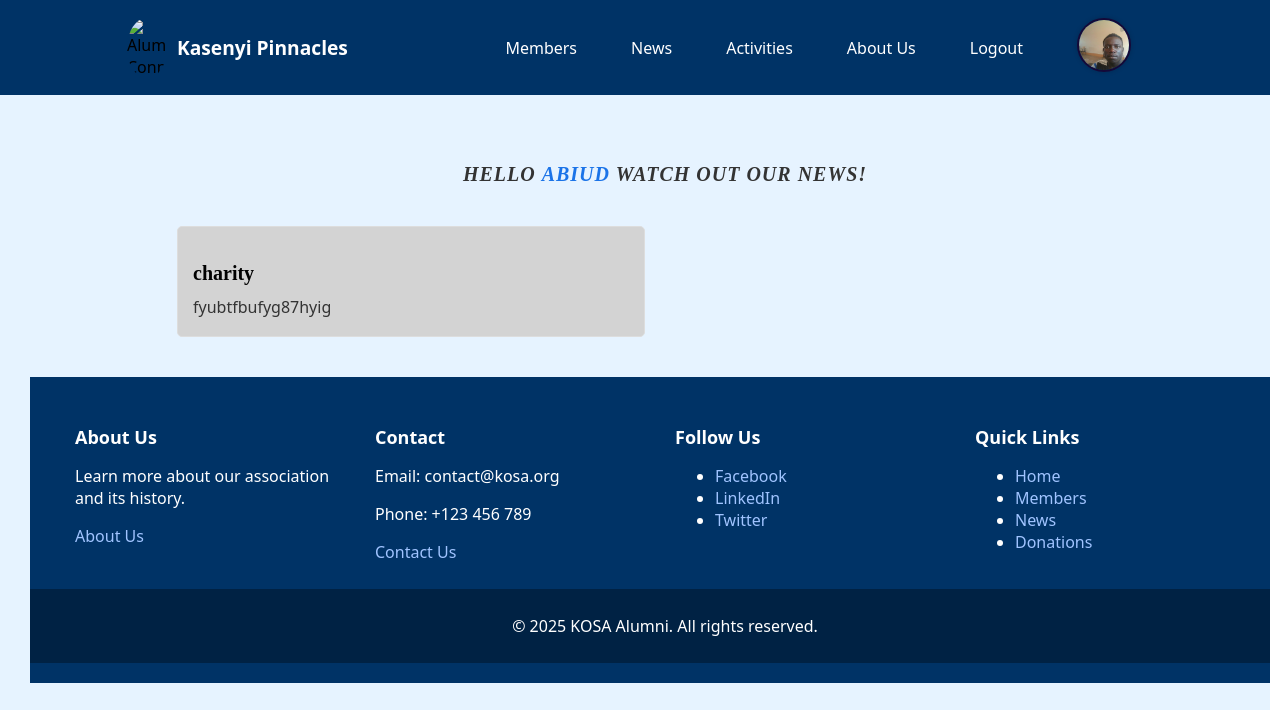
Page /news/ (signed in) on the committed database.
### members_app/models.py (models this page shows, shortened)
class Profile(models.Model):
    full_name = models.TextField(max_length=50, blank=True)
    user = models.OneToOneField(User, on_delete=models.CASCADE)
    bio = models.TextField(max_length=500, blank=True)
    current_employer= models.TextField(max_length=5, blank=True)
    graduation_year = models.PositiveIntegerField(null=True, blank=True)
    profile_picture = models.ImageField(upload_to='profile_images/',default='profile_images/Avatar.jpg',null=True, blank=True)

### posts_app/models.py (models this page shows, shortened)
class Post(models.Model):
    id = models.AutoField(primary_key=True)
    Title = models.CharField(max_length=500, blank=False)
    content= models.TextField(max_length=5000, blank=True)
    image= models.ImageField(upload_to='news_images/', null=True, blank=True)

### posts_app/views.py (the view)
# urls.py: path('', views.news_list_view, name='news_list'),
def news_list_view(request):
    posts = Post.objects.all()
    current_user_profile = getattr(request.user, 'profile', None)
    if not current_user_profile:
        current_user_profile = Profile.objects.get_or_create(user=request.user)[0]
    current_user_profile.refresh_from_db()  # Force reload from the database
    return render(request, 'news_list.html', {
        'news': posts,
        'current_user_profile': current_user_profile
    })

### templates/news_list.html
{% extends 'base.html' %}
{% block content %}
    <h1> Hello <span class="username">{{ user.username }}</span> watch out our news!</h1>
    <div class="news-container">
        {% for post in news %}
            <div class="news-post">
                <h3>{{ post.Title }}</h3>
                <p>{{ post.content }}</p>
            </div>
        {% empty %}
            <div class="no-news">
                <p>No news yet.</p>
            </div>
        {% endfor %}
    </div>
{% endblock %}

### templates/base.html (shortened to what this page needs)
<!DOCTYPE html>
<html lang="en">
  <head>
    {% load cloudinary %}
    {% load static %}
    <link rel="stylesheet" href="{% static 'css/style.css' %}?v=1.1" />
  </head>
  <body>
    {% if user.is_authenticated %}
      <nav>
        <div class="container">
          <div class="nav-brand">
            <img src="{% static 'images/logo.png' %}" alt="Alumni Connect" class="logo" />
            <span>Kasenyi Pinnacles</span>
          </div>
          <div class="nav-links">
            <a href="{% url 'members:member_list' %}" class="nav-link">Members</a>
            <a href="{% url 'news:news_list' %}" class="nav-link">News</a>
            <a href="{% url 'activities:activities' %}" class="nav-link">Activities</a>
            <a href="{% url 'about:about_us'%}" class="nav-link">About Us</a>
            <a href="{% url 'logout' %}" class="nav-link">Logout</a>
            <a href="{% url 'members:profile_edit' %}" class="nav-link">
              {% if current_user_profile.profile_picture %}
                <img src="{{ current_user_profile.profile_picture.url }}" class="profile-pic" alt="Your profile" onerror="this.onerror=null;src='/static/images/Avatar.jpg'" />
              {% else %}
                <img src="/static/images/Avatar.jpg" class="profile-pic" alt="Your profile" />
              {% endif %}
            </a>
          </div>
        </div>
      </nav>
    {% endif %}
    <div class="container">
      {% block content %}
      {% endblock %}
    </div>
  </body>
  <footer class="kosa-footer">
    <div class="footer-container">
        <div class="footer-section">
            <h3>About Us</h3>
            <p>Learn more about our association and its history.</p>
            <a href="/about/">About Us</a>
        </div>
        <div class="footer-section">
            <h3>Contact</h3>
            <p>Email: contact@kosa.org</p>
            <p>Phone: +123 456 789</p>
            <a href="/contact/">Contact Us</a>
        </div>
        <div class="footer-section">
            <h3>Follow Us</h3>
            <ul class="social-links">
                <li><a href="https://facebook.com/kosa" target="_blank">Facebook</a></li>
                <li><a href="https://linkedin.com/company/kosa" target="_blank">LinkedIn</a></li>
                <li><a href="https://twitter.com/kosa" target="_blank">Twitter</a></li>
            </ul>
        </div>
        <div class="footer-section">
            <h3>Quick Links</h3>
            <ul>
                <li><a href="/">Home</a></li>
                <li><a href="/members/">Members</a></li>
                <li><a href="/news/">News</a></li>
                <li><a href="/donations/">Donations</a></li>
            </ul>
        </div>
    </div>
    <div class="footer-bottom">
        <p>&copy; 2025 KOSA Alumni. All rights reserved.</p>
    </div>
</footer>
</html>

### static/css/style.css (style rules this page uses)
body { font-family: Arial, sans-serif; margin: 0; padding: 0; background-color: #f4f4f4; }
html, body { overflow-x: hidden; width: 100%; }
img { max-width: 100%; height: auto; }
.container { width: 80%; margin: 0 auto; padding: 120px 20px 20px; max-width: 100%; overflow-x: auto; }
.container h1 { color: #333; margin-bottom: 20px; font-size: 20px; font-family: "Montserrat"; font-style: italic; font-size: 20px; text-align: center; }
nav { background-color: #003366; padding: 10px 0; position: fixed; top: 0; left: 0; width: 100%; z-index: 1000; }
nav .container { display: flex; justify-content: space-between; align-items: center; padding: 0 20px; }
.nav-brand { display: flex; align-items: center; }
.nav-brand .logo { max-width: 40px; height: auto; margin-right: 10px; border-radius: 50%; }
.nav-brand span { color: #fff; font-size: 1.2rem; font-weight: bold; }
.nav-links { display: flex; align-items: center; }
.nav-links a { color: #fff; text-decoration: none; margin-left: 30px; padding: 8px 12px; border-radius: 4px; }
.news-container { display: flex; flex-wrap: wrap; gap: 20px; padding: 20px; }
.news-post { flex: 1 1 100%; max-width: 100%; border: 1px solid #ddd; border-radius: 5px; padding: 15px; background-color: lightgray; box-sizing: border-box; }
.news-post h3 { font-family: "Montserrat"; font-size: 1.25rem; margin-bottom: 10px; }
.news-post p { margin: 0; font-size: 1rem; line-height: 1.6; color: #333; }
@media (min-width: 768px) { .news-post { flex: 1 1 calc(50% - 20px); max-width: calc(50% - 20px); } }
.profile-pic { width: 50px; height: 50px; border-radius: 50%; object-fit: cover; border: 2px solid #140938; box-shadow: 0 0 5px rgba(0, 0, 0, 0.2); }
.username { color: #1a73e8; font-weight: 600; }
body { font-family: 'Segoe UI', Tahoma, Geneva, Verdana, sans-serif; background-color: #e6f3ff; margin: 0; padding: 30px; }
h1 { color: #1a73e8; text-align: center; font-size: 2.5em; margin-bottom: 40px; text-transform: uppercase; letter-spacing: 1px; }
.kosa-footer { background-color: #003366; color: white; padding: 20px 0; }
.footer-container { display: flex; flex-wrap: wrap; justify-content: space-around; max-width: 1200px; margin: 0 auto; }
.footer-section { flex: 1 1 250px; padding: 10px; }
.footer-section h3 { color: #ffffff; font-size: 18px; margin-bottom: 10px; }
.footer-section a { color: #a0c4ff; text-decoration: none; }
.footer-bottom { text-align: center; padding: 10px; background-color: #002244; color: white; margin-top: 10px; }
h1 { text-align: center; font-size: 2.5rem; color: #2c3e50; margin-bottom: 30px; }

### rows in the picture
Profile: profile_picture (picture)
Post: Title "charity", content "fyubtfbufyg87hyig"

### other values in the picture
{{ user.username }} "ABIUD"
